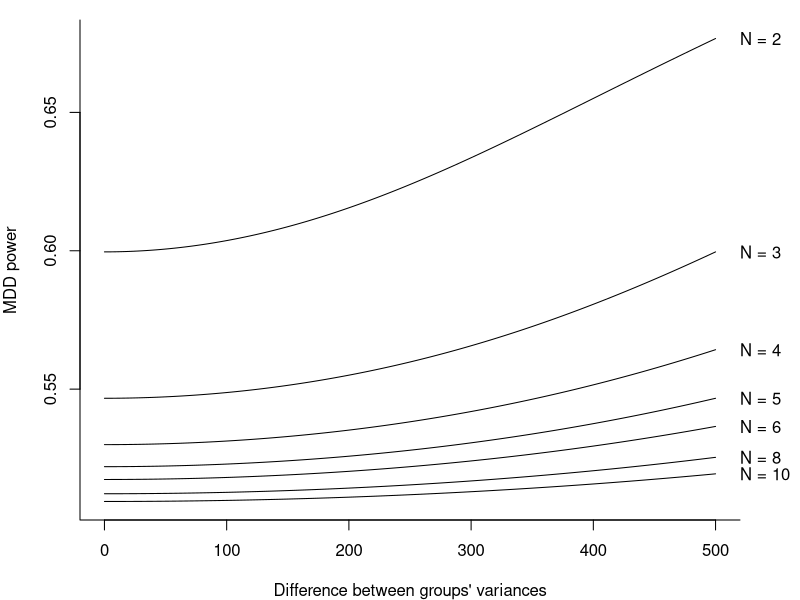

This figure's R source:
# Define variances for group 1 and 2
variances <- data.frame(
  variance1 = seq(from = 0, to = 250, by = 1),
  variance2 = seq(from = 500, to = 250, by = -1)
)
# Define sample sizes ranging from 2 to 10
sampleSize = c(2, 3, 4, 5, 6, 8, 10)

# Create empty output dataframe
out2 = data.frame(
  N = NA,
  mdd.power2 = NA,
  vardiff = NA
)

# Calculate MDD power for each sample size and different variance combinations, 
# and store results in output data frame
for (i in 1:length(sampleSize)) 
{
  N = sampleSize[i]
  for (j in 1:length(variances$variance1))
  {
    variance1 = variances$variance1[j]
    variance2 = variances$variance2[j]
    # Calculate degrees of freedom using the Welch-Satterthwaite approximation:
    df2 = (variance1/N + variance2/N)^2 / ((variance1/N)^2/(N-1) + (variance2/N)^2/(N-1))
    # Calculate MDD power:
    mdd.power2 <- pt(qt(p = 0.05/1, df = df2, lower.tail=F),
                     df = df2, ncp = qt(0.05/1, df = df2, lower.tail=F),
                     lower.tail=F)
    temp <- data.frame(
      N = N,
      mdd.power2 = mdd.power2,
      vardiff = variance2 - variance1
    )
    out2 <- rbind(out2, temp)
  }
}
out2 <- na.omit(out2)

# Plot results:
par(mar = c(4, 4, 1, 3))
plot(mdd.power2 ~ vardiff, data = out2, type="n", bty = "l",
     ylab = "MDD power", xlab = "Difference between groups' variances")
for (k in sampleSize)
{
  sub <- subset(out2, out2$N == k)
  lines(smooth.spline(sub$vardiff, sub$mdd.power2))
  mtext(paste("N =",as.character(k)), side = 4, line = 0, las =1, 
        at = max(sub$mdd.power2))
}

